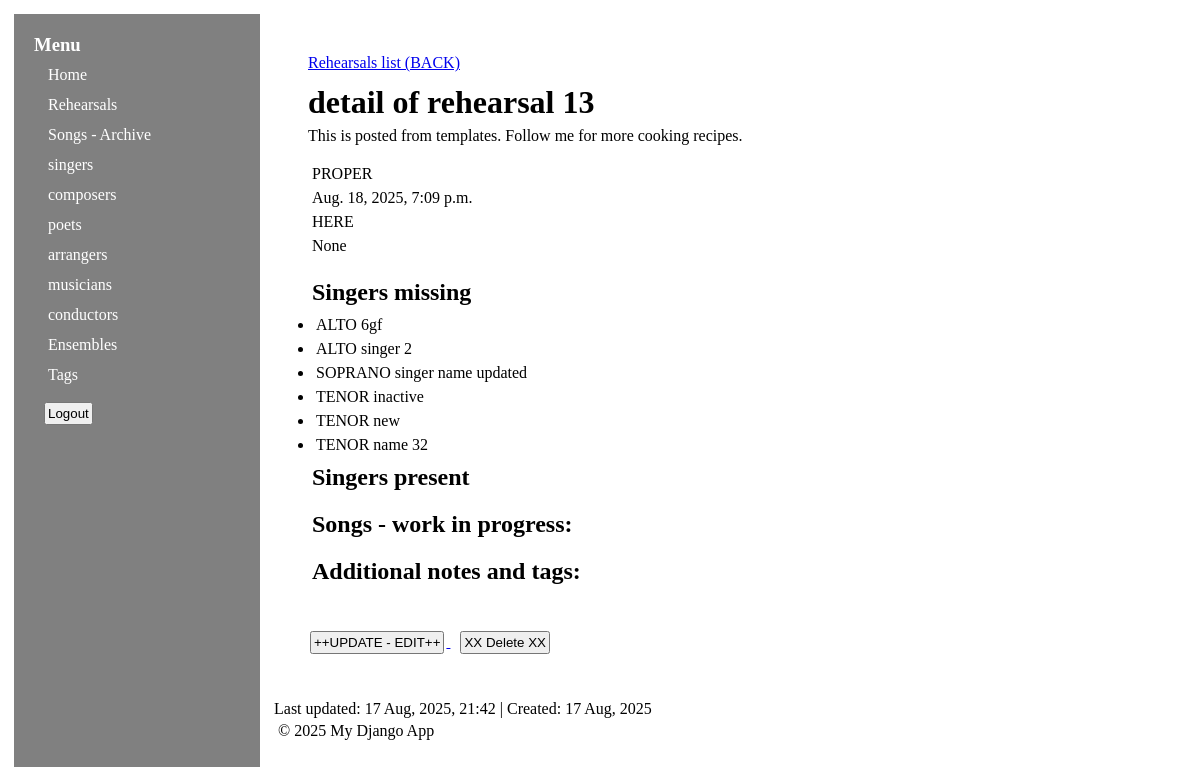
Before: /rehearsal/13/ (signed in) with the older database file.
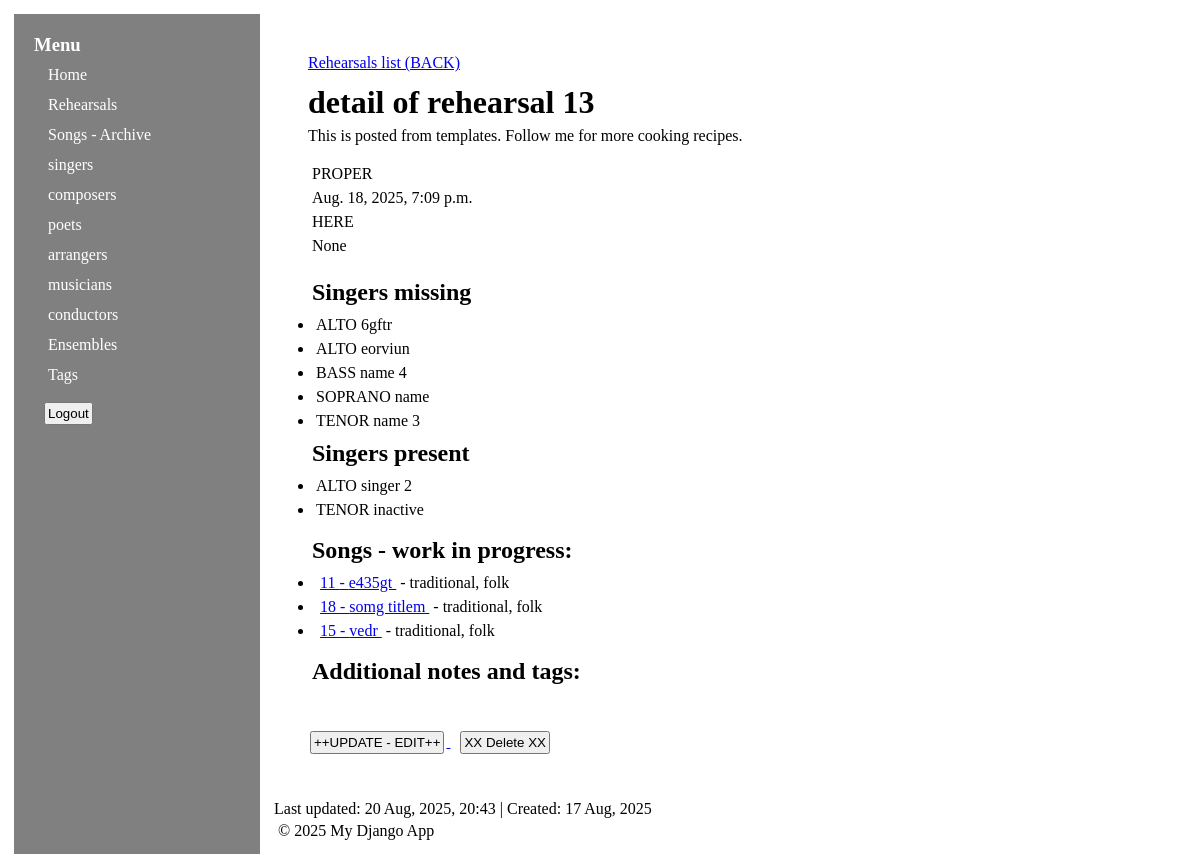
After: the same page with the newer database file.
### secondapp/models.py (models this page shows, shortened)
class Person(models.Model):
    first_name = models.CharField(max_length=100)
    last_name = models.CharField(max_length=100, db_index=True)
    third_name = models.CharField(max_length=100, blank=True, null=True)
    role = models.CharField(max_length=10, choices=[(role.name, role.value) for role in Role])
    phone_number = models.CharField(max_length=17, blank=True, null=True)
    email = models.EmailField(unique=True, blank=True, null=True)
    address = models.CharField(max_length=250, blank=True, null=True)
    birth_date = models.DateField("birthday", blank=True, null=True)
    death_date = models.DateField("death day", blank=True, null=True)
    nationality = models.CharField("nationality", max_length=100, blank=True, null=True)
    biography = models.TextField("short bio", blank=True, null=True)
    favorite_works = models.TextField(blank=True, null=True)
    influenced_by = models.TextField(blank=True, null=True)
    awards = models.TextField(blank=True, null=True)
    website = models.TextField(blank=True, null=True)
    additional_notes = models.TextField(blank=True, null=True)
    updated_at = models.DateTimeField(auto_now=True)
    created_at = models.DateTimeField(auto_now_add=True)
    class Meta:
        abstract = True
        indexes = [
            models.Index(fields=["last_name"]),
            models.Index(fields=["role"]),
        ]
    def get_display_name(self):
        display_name = f"{self.last_name}, {self.first_name}"
        if self.third_name:
            display_name += f" {self.third_name}"
        return display_name

class Singer(Person):
    voice = models.CharField(max_length=10, choices=[(voice.name, voice.value) for voice in VoiceType])
    is_active = models.BooleanField(default=True)
    skill_level = models.CharField(max_length=20, choices=[(skill.name, skill.value) for skill in SkillLevel])
    messenger = models.CharField(max_length=250, blank=True, null=True)
    shirt_size = models.CharField(max_length=4, choices=[(size.name, size.value) for size in ShirtSize], blank=True, null=True)
    date_joined = models.DateField("joined",default=date.today)
    class Meta(Person.Meta):
        ordering = ["voice", "last_name"]
        verbose_name = "Singer"
        verbose_name_plural = "Singers"

class Rehearsal(models.Model):
    subtitle = models.CharField(max_length=250)
    location = models.CharField(max_length=250)
    parking = models.CharField(max_length=250, blank=True, null=True)
    calendar = models.DateTimeField(unique=True)
    additional_notes = models.TextField(blank=True, null=True)
    singers = models.ManyToManyField(Singer, blank=True, related_name= "rehearsal_set")
    conductors = models.ManyToManyField(Conductor, blank=True, related_name="rehearsal_set")
    songs = models.ManyToManyField(Song, blank=True)
    duration_minutes = models.PositiveIntegerField(blank=True, null=True, help_text="Expected duration in minutes")
    attendance_count = models.PositiveIntegerField(default=0, help_text="Actual attendance count")
    is_cancelled = models.BooleanField(default=False)
    created_at = models.DateTimeField(auto_now_add=True)
    updated_at = models.DateTimeField(auto_now=True)
    class Meta:
        verbose_name_plural = "Rehearsals"
        ordering = ["-calendar"]
        indexes = [
            models.Index(fields=["calendar"]),
            models.Index(fields=["is_cancelled"]),
        ]
    def get_singer_status(self):
        now = timezone.now()
        active_singers = Singer.objects.filter(is_active=True)
        present_singers = self.singers.all()
        missing_singers = active_singers.exclude(pk__in=present_singers)
        return {
            "present": present_singers,
            "missing": missing_singers,
        }

class Song(models.Model):
    title =  models.CharField(max_length=250)
    composer =  models.ForeignKey(Composer, on_delete=models.PROTECT,  related_name="songs", blank=True, null=True)
    poet = models.ForeignKey(Poet, on_delete=models.PROTECT,  related_name="songs", blank=True, null=True)
    number_of_pages = models.IntegerField(blank=True, null=True)
    number_of_copies = models.IntegerField(blank=True, null=True)
    year = models.DateField("year of creation", blank=True, null=True)
    group = models.CharField("mixed/male/female" , max_length=250, blank=True, null=True)
    number_of_voices = models.IntegerField(blank=True, null=True)
    additional_notes = models.TextField(blank=True, null=True)
    created_at = models.DateTimeField(auto_now_add=True)
    updated_at = models.DateTimeField(auto_now=True)
    class Meta:
        ordering = ["title"]
        indexes = [
            models.Index(fields=["title"]),
        ]

class Composer(Person):
    musical_era = models.CharField(max_length=250, blank=True, null=True)
    class Meta(Person.Meta):
        ordering = ["last_name", "first_name"]
        verbose_name = "Composer"
        verbose_name_plural = "Composers"
    def __str__(self):
        return f"{self.get_display_name()}"

### secondapp/views.py (the view)
# urls.py: path("rehearsal/<int:pk>/", views.RehearsalDetailView.as_view(), name="rehearsal_detail"),
class RehearsalDetailView(generic.DetailView):
    model = Rehearsal
    template_name = "secondapp/rehearsal_detail.html"
    def get_context_data(self, **kwargs):
        context = super().get_context_data(**kwargs)
        rehearsal = self.object
        now = timezone.now()
        singer_status = rehearsal.get_singer_status()
        context.update(singer_status)
        return context

### secondapp/context_processors.py (called while the page is built)
def roles_context(request):
    return {"all_roles": list(PersonRoleMixin.role_model_form_map.keys())}

### secondapp/templates/secondapp/rehearsal_detail.html (shortened to what this page needs)
{% extends "secondapp/base.html" %}
{% block content %}
<div class="navigation-top">
    <a href="{% url 'secondapp:rehearsal_list' %}">Rehearsals list (BACK)</a>
</div>
<div class="rehearsal-header">
    <h1> detail of rehearsal {{rehearsal.id}} </h1>
    <p>
        This is posted from templates. Follow me for more cooking recipes.
    </p>
</div>
<div class="rehearsal-info">
    <div class="basic-info">
        <p> {{ rehearsal.subtitle }} </p>
        <p> {{ rehearsal.calendar }}</p>
        <p> {{ rehearsal.location }} </p>
        <p> {{ rehearsal.parking }} </p>
    </div>
</div>
<div class="rehearsal-details">
    <div class="singers-section">
        <h2> Singers missing </h2>
        <ul>
            {% for singer in missing %}
            <li> {{ singer.voice }} {{ singer.first_name }} </li>
            {% endfor %}
        </ul>
        <h2> Singers present </h2>
        <ul>
            {% for singer in present %}
                <li>{{ singer.voice }} {{ singer.first_name}}
                </li>
            {% endfor %}
        </ul>
    </div>
    <div class="songs-section">
        <h2> Songs - work in progress: </h2>
        <ul>
            {% for song in rehearsal.songs.all %}
                <li><a href="{% url 'secondapp:song_detail' song.pk %}"> {{ song.pk }} - {{ song.title }} </a> - {{ song.composer }}</li>
            {% endfor %}
        </ul>
    </div>
    <div class="notes-section">
            <h2> Additional notes and tags: </h2>
                <div class="additional-notes">
            <p>{{ rehearsal.additional_notes }}</p>
        </div>
        <div class="tags-list">
            <ul>
            </ul>
        </div>
    </div>
</div>
<div class="action-buttons">
    <a href="{% url 'secondapp:rehearsal_update' rehearsal.pk %}">
        <button type="button">++UPDATE - EDIT++</button>
    </a>
    <a href="{% url 'secondapp:rehearsal_delete' rehearsal.pk %}">
        <button type="button">XX Delete XX</button>
    </a>
</div>
{% endblock %}

### secondapp/templates/secondapp/base.html (shortened to what this page needs)
<!DOCTYPE html>
<html lang="en">
{% load static %}
<head>
    <link rel="stylesheet" href="{% static 'secondapp/style.css' %}">
    <link rel="stylesheet" href="{% static 'secondapp/vendor/flatpickr/flatpickr.min.css' %}">
    <link href="{% static 'django_select2/django_select2.css' %}" rel="stylesheet">
</head>
<body>
    <div class="grid-container">
        <nav class="sidebar" id="sidebar">
            <h3>Menu</h3>
            <ul class="menu-links">
                <li><a href="{% url 'secondapp:index' %}">Home</a></li>
                <li><a href="{% url 'secondapp:rehearsal_list' %}">Rehearsals</a></li>
                <li><a href="{% url 'secondapp:song_list' %}">Songs - Archive</a></li>
                {% for role in all_roles %}
                    <li>
                        <a href="{% url 'secondapp:person_list' role=role %}">{{ role }}s</a>
                    </li>
                {% endfor %}
                <li><a href="{% url 'secondapp:ensemble_list' %}">Ensembles</a></li>
                <li><a href="{% url 'secondapp:tag' %}">Tags</a></li>
                <li>
                    <form method="post" action="{% url 'logout' %}" onclick="return confirm('You want to log out?')">
                        <button type="submit">Logout</button>
                    </form>
                </li>
            </ul>
        </nav>
        <main class="main">
            <div class="main-content">
                {% block content %}{% endblock %}
            </div>
            <footer class="footer">
                <div class="footer-info">
                        {% if object.updated_at %}
                        Last updated: {{ object.updated_at|date:"d M, Y, H:i" }}
                    {% endif %}
                    {% if object.created_at %}
                        | Created: {{ object.created_at|date:"d M, Y" }}
                    {% endif %}
                    <p>© 2025 My Django App</p>
                </div>
            </footer>
         </main>
    </div>
</body>
</html>

Changed rows visible on the page:
removed Singer: voice "TENOR", first_name "new", shown under "Singers missing"
changed Rehearsal "PROPER": updated_at "17 Aug, 2025, 21:42" → "20 Aug, 2025, 20:43"
changed Singer: first_name "6gf" → "6gftr"
added Singer: voice "ALTO", first_name "eorviun", shown under "Singers missing"
now on this page (row edited): Singer: voice "BASS", first_name "name 4", shown under "Singers missing"
changed Singer "SOPRANO": first_name "singer name updated" → "name"
changed Singer: first_name "name 32" → "name 3"
changed Singer "singer 2": moves from the list under "Singers missing" to the list under "Singers present"
changed Singer "inactive": moves from the list under "Singers missing" to the list under "Singers present"
now on this page (row unchanged): Song: pk "11", title "e435gt", composer "traditional, folk"
now on this page (row unchanged): Song: pk "18", title "somg titlem", composer "traditional, folk"
now on this page (row unchanged): Song: pk "15", title "vedr", composer "traditional, folk"
